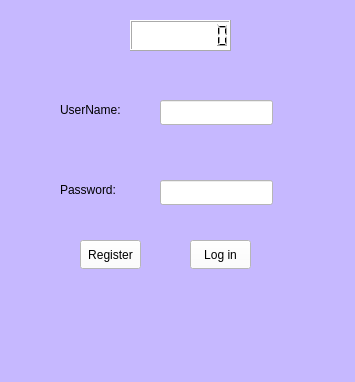
<?xml version="1.0" encoding="UTF-8"?>
<ui version="4.0">
 <class>MainWindow</class>
 <widget class="QMainWindow" name="MainWindow">
  <property name="enabled">
   <bool>true</bool>
  </property>
  <property name="geometry">
   <rect>
    <x>0</x>
    <y>0</y>
    <width>355</width>
    <height>382</height>
   </rect>
  </property>
  <property name="sizePolicy">
   <sizepolicy hsizetype="Fixed" vsizetype="Fixed">
    <horstretch>0</horstretch>
    <verstretch>0</verstretch>
   </sizepolicy>
  </property>
  <property name="minimumSize">
   <size>
    <width>355</width>
    <height>382</height>
   </size>
  </property>
  <property name="maximumSize">
   <size>
    <width>355</width>
    <height>382</height>
   </size>
  </property>
  <property name="windowTitle">
   <string>Login to Addressbook</string>
  </property>
  <property name="windowIcon">
   <iconset>
    <normaloff>../build-sqlite-Desktop_Qt_6_2_4_MinGW_64_bit-Debug/a.ico</normaloff>../build-sqlite-Desktop_Qt_6_2_4_MinGW_64_bit-Debug/a.ico</iconset>
  </property>
  <property name="autoFillBackground">
   <bool>false</bool>
  </property>
  <property name="styleSheet">
   <string notr="true">background-color: rgb(198, 184, 255);
border-color: rgb(0, 0, 0);</string>
  </property>
  <widget class="QWidget" name="centralwidget">
   <widget class="QLabel" name="label">
    <property name="geometry">
     <rect>
      <x>60</x>
      <y>100</y>
      <width>91</width>
      <height>20</height>
     </rect>
    </property>
    <property name="text">
     <string>UserName:</string>
    </property>
   </widget>
   <widget class="QLabel" name="label_2">
    <property name="geometry">
     <rect>
      <x>60</x>
      <y>180</y>
      <width>81</width>
      <height>20</height>
     </rect>
    </property>
    <property name="text">
     <string>Password:</string>
    </property>
   </widget>
   <widget class="QLineEdit" name="lineEdit">
    <property name="geometry">
     <rect>
      <x>160</x>
      <y>100</y>
      <width>113</width>
      <height>25</height>
     </rect>
    </property>
    <property name="styleSheet">
     <string notr="true">color: rgb(0, 0, 0);
background-color: rgb(255, 255, 255);</string>
    </property>
   </widget>
   <widget class="QLineEdit" name="lineEdit_2">
    <property name="geometry">
     <rect>
      <x>160</x>
      <y>180</y>
      <width>113</width>
      <height>25</height>
     </rect>
    </property>
    <property name="styleSheet">
     <string notr="true">background-color: rgb(255, 255, 255);
color: rgb(0, 0, 0);</string>
    </property>
    <property name="echoMode">
     <enum>QLineEdit::Password</enum>
    </property>
   </widget>
   <widget class="QPushButton" name="pushButton_2">
    <property name="geometry">
     <rect>
      <x>190</x>
      <y>240</y>
      <width>61</width>
      <height>29</height>
     </rect>
    </property>
    <property name="styleSheet">
     <string notr="true">background-color: rgb(255, 255, 255);</string>
    </property>
    <property name="text">
     <string>Log in</string>
    </property>
   </widget>
   <widget class="QPushButton" name="pushButton_1">
    <property name="geometry">
     <rect>
      <x>80</x>
      <y>240</y>
      <width>61</width>
      <height>29</height>
     </rect>
    </property>
    <property name="styleSheet">
     <string notr="true">background-color: rgb(255, 255, 255);</string>
    </property>
    <property name="text">
     <string>Register</string>
    </property>
   </widget>
   <widget class="QLabel" name="label_3">
    <property name="geometry">
     <rect>
      <x>60</x>
      <y>330</y>
      <width>211</width>
      <height>31</height>
     </rect>
    </property>
    <property name="font">
     <font>
      <family>Microsoft JhengHei UI</family>
      <pointsize>10</pointsize>
      <italic>false</italic>
      <bold>false</bold>
      <underline>false</underline>
      <strikeout>false</strikeout>
     </font>
    </property>
    <property name="text">
     <string/>
    </property>
    <property name="alignment">
     <set>Qt::AlignCenter</set>
    </property>
   </widget>
   <widget class="QLCDNumber" name="lcdNumber">
    <property name="geometry">
     <rect>
      <x>130</x>
      <y>20</y>
      <width>101</width>
      <height>31</height>
     </rect>
    </property>
    <property name="styleSheet">
     <string notr="true">background-color: rgb(255, 255, 255);</string>
    </property>
    <property name="digitCount">
     <number>8</number>
    </property>
   </widget>
  </widget>
 </widget>
 <resources/>
 <connections/>
</ui>
